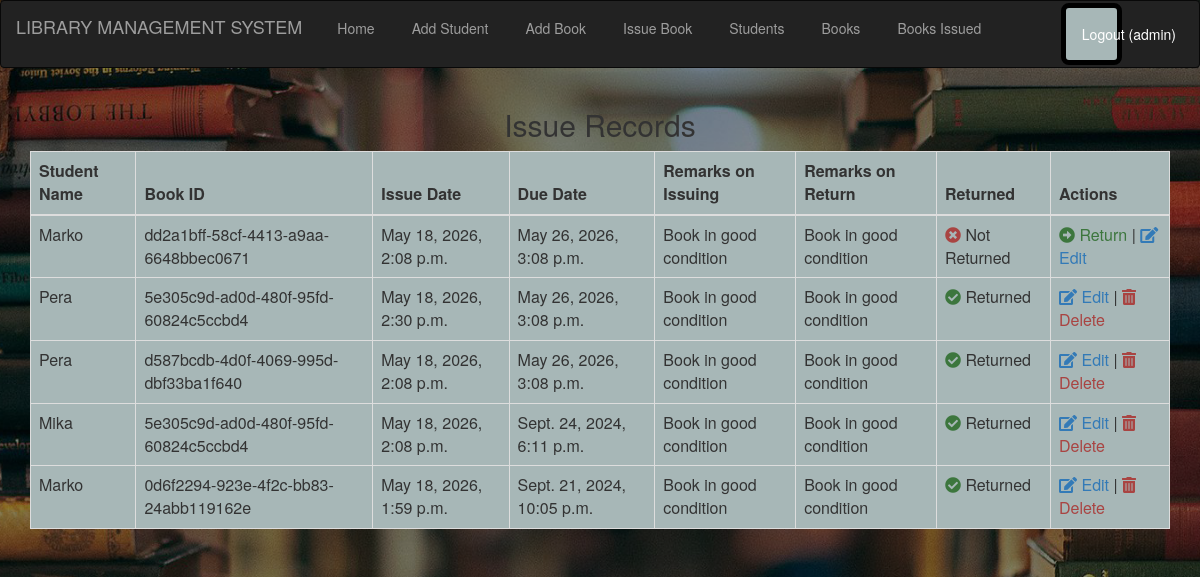
The page /view_books_issued (signed in) on the database its author committed.
### library/models.py (models this page shows, shortened)
class Book_Issue(models.Model):
    student = models.ForeignKey('Students', on_delete=models.CASCADE)
    book_instance = models.ForeignKey('BookInstance', on_delete=models.CASCADE)
    issue_date = models.DateTimeField(auto_now=True,help_text="Date the book is issued")
    due_date = models.DateTimeField(default=get_returndate,help_text="Date the book is due to")
    date_returned=models.DateField(null=True, blank=True,help_text="Date the book is returned")
    remarks_on_issue = models.CharField(max_length=100, default="Book in good condition", help_text="Book remarks/condition during issue")
    remarks_on_return = models.CharField(max_length=100, default="Book in good condition", help_text="Book remarks/condition during return")

class Students(models.Model):
    roll_number = models.CharField(max_length=100,unique=True)
    fullname = models.CharField(max_length=100)
    address = models.CharField(max_length=100)
    program = models.CharField(max_length=100)
    Guardian_name=models.CharField(max_length=100,help_text="parent/guardian full name")
    Email=models.EmailField(max_length=100,help_text="Guardian/parent e-mail")
    def __str__(self):
        return self.fullname

class BookInstance(models.Model):
    id=models.UUIDField(primary_key=True,default=uuid.uuid4,help_text="Book unique id across the Library")
    book=models.ForeignKey('Book', on_delete=models.CASCADE,null=True)
    book_number=models.PositiveIntegerField(null=True,help_text="Book number for books of the save kind")
    Is_borrowed = models.BooleanField(default=False)

### library/views.py (the view)
# urls.py: path('view_books_issued', views.view_bissue, name='show_issue_record'),
@login_required
def view_bissue(request):
    issue = Book_Issue.objects.order_by('-id')
    return render(request,'issue_records.html', {'issue': issue})

### library/templates/issue_records.html (shortened to what this page needs)
{% extends 'base.html' %}
{% block content %}
<div class="container mt-5">
    <h2 class="mb-4">Issue Records</h2>
    <table class="table table-bordered table-hover" style="background-color: #A7B7B7;">
        <thead class="thead-dark">
            <tr>
                <th>Student Name</th>
                <th>Book ID</th>
                <th>Issue Date</th>
                <th>Due Date</th>
                <th>Remarks on Issuing</th>
                <th>Remarks on Return</th>
                <th>Returned</th>
                <th>Actions</th>
            </tr>
        </thead>
        <tbody>
            {% for i in issue %}
            <tr>
                <td>{{i.student}}</td>
                <td>{{i.book_instance.id}}</td>
                <td>{{i.issue_date}}</td>
                <td>{{i.due_date}}</td>
                <td>{{i.remarks_on_issue}}</td>
                <td>{{i.remarks_on_return}}</td>
                <td>
                    {% if i.book_instance.Is_borrowed %}
                    <span><i class="fa fa-times-circle text-danger"></i> Not Returned</span>
                    <td>
                        <a href="return_book/{{i.id}}" class="text-success mr-2"><i class="fa fa-arrow-alt-circle-right"></i> Return</a> |
                        <a href="edit_issued/{{i.id}}" class="text-primary"><i class="fa fa-edit"></i> Edit</a>
                    </td>
                    {% else %}
                    <span><i class="fa fa-check-circle text-success"></i> Returned</span>
                    <td>
                        <a href="edit_issued/{{i.id}}" class="text-primary mr-2"><i class="fa fa-edit"></i> Edit</a> |
                        <a href="delete_issued/{{i.id}}" class="text-danger"><i class="fa fa-trash-alt"></i> Delete</a>
                    </td>
                    {% endif %}
                </td>
            </tr>
            {% endfor %}
        </tbody>
    </table>
</div>
{% endblock %}

### library/templates/base.html (shortened to what this page needs)
<html lang="en">
<head>
    {% load static %}
    <link rel="stylesheet" href="{% static 'css/bootstrap.min.css' %}">
    <link rel="stylesheet" href="{% static 'icon/css/all.css' %}">
    <link rel="stylesheet" href="{% static 'library/css/style.css' %}">
</head>
<body>
    <nav class="navbar navbar-inverse">
        <div class="container-fluid">
            <div class="navbar-header">
                <a class="navbar-brand" href="/">LIBRARY MANAGEMENT SYSTEM</a>
            </div>
            <ul class="nav navbar-nav">
                <li id="home"><a href="/">Home</a></li>
                {% if user.is_authenticated %}
                    <li id="add_student"><a href="{% url 'new_student' %}">Add Student</a></li>
                    <li id="add_book"><a href="{% url 'new_book' %}">Add Book</a></li>
                    <li id="issue_book"><a href="{% url 'book_issue' %}">Issue Book</a></li>
                    <li id="students"><a href="{% url 'show_student_record' %}">Students</a></li>
                    <li id="view_books"><a href="{% url 'show_book_record' %}">Books</a></li>
                    <li id="view_books_issued"><a href="{% url 'show_issue_record' %}">Books Issued</a></li>
                {% else %}
                    <li><a href="{% url 'login' %}">Login</a></li>
                    <li><a href="{% url 'register' %}">Register</a></li>
                {% endif %}
            </ul>
            <ul class="nav navbar-nav navbar-right">
        <li>
            <form method="post" action="{% url 'logout' %}" style="margin:0; padding:0;">
                <button type="submit" class="btn btn-link" style="color: white; padding: 15px 15px;">
                    Logout ({{ user.username }})
                </button>
            </form>
        </li>
    </ul>
        </div>
    </nav>
    {% block content %}
    {% endblock %}
</body>
</html>

### library/static/css/style.css (style rules this page uses)
form { margin-left:30%; border: black solid 5px; border-radius:8px; background-color: rgb(167, 183, 183); padding:10px; width: 45%; }
li { padding:2px; margin-left:3px; }

### rows shown on the page
Book_Issue: student "Marko", book_instance.id "dd2a1bff-58cf-4413-a9aa-6648bbec0671", issue_date "May 18, 2026, 2:08 p.m.", due_date "May 26, 2026, 3:08 p.m.", remarks_on_issue "Book in good condition", remarks_on_return "Book in good condition"
Book_Issue: student "Pera", book_instance.id "5e305c9d-ad0d-480f-95fd-60824c5ccbd4", issue_date "May 18, 2026, 2:30 p.m.", due_date "May 26, 2026, 3:08 p.m.", remarks_on_issue "Book in good condition", remarks_on_return "Book in good condition"
Book_Issue: student "Pera", book_instance.id "d587bcdb-4d0f-4069-995d-dbf33ba1f640", issue_date "May 18, 2026, 2:08 p.m.", due_date "May 26, 2026, 3:08 p.m.", remarks_on_issue "Book in good condition", remarks_on_return "Book in good condition"
Book_Issue: student "Mika", book_instance.id "5e305c9d-ad0d-480f-95fd-60824c5ccbd4", issue_date "May 18, 2026, 2:08 p.m.", due_date "Sept. 24, 2024, 6:11 p.m.", remarks_on_issue "Book in good condition", remarks_on_return "Book in good condition"
Book_Issue: student "Marko", book_instance.id "0d6f2294-923e-4f2c-bb83-24abb119162e", issue_date "May 18, 2026, 1:59 p.m.", due_date "Sept. 21, 2024, 10:05 p.m.", remarks_on_issue "Book in good condition", remarks_on_return "Book in good condition"

### other values the page prints
{{ user.username }} "admin"
